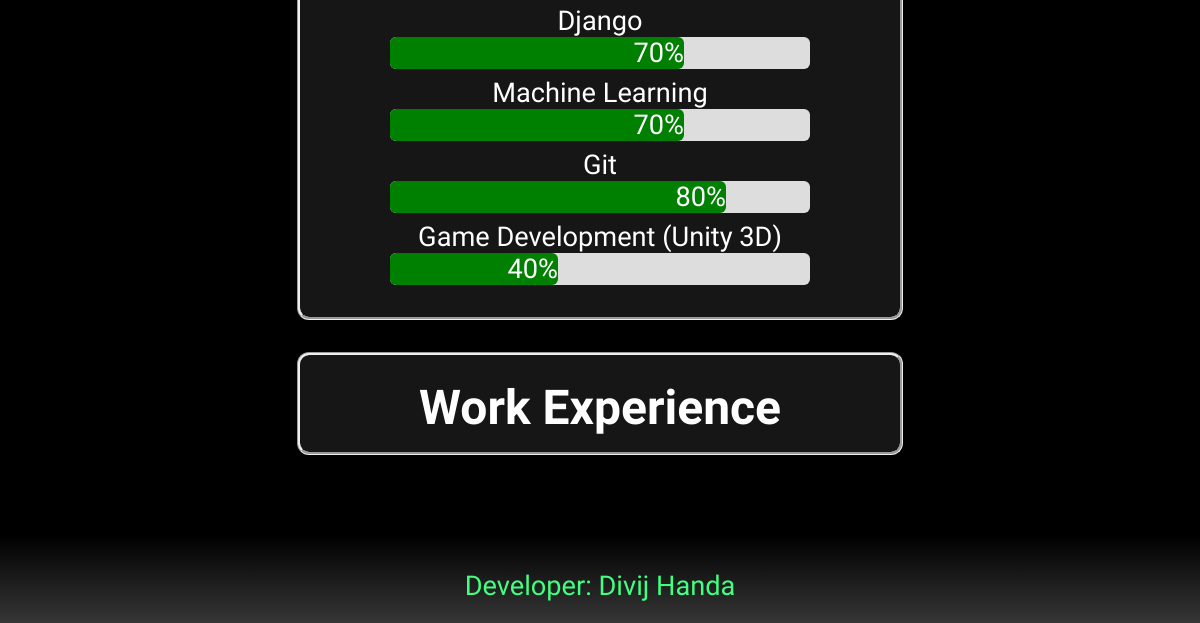
Before: / (lower part) with the older database file.
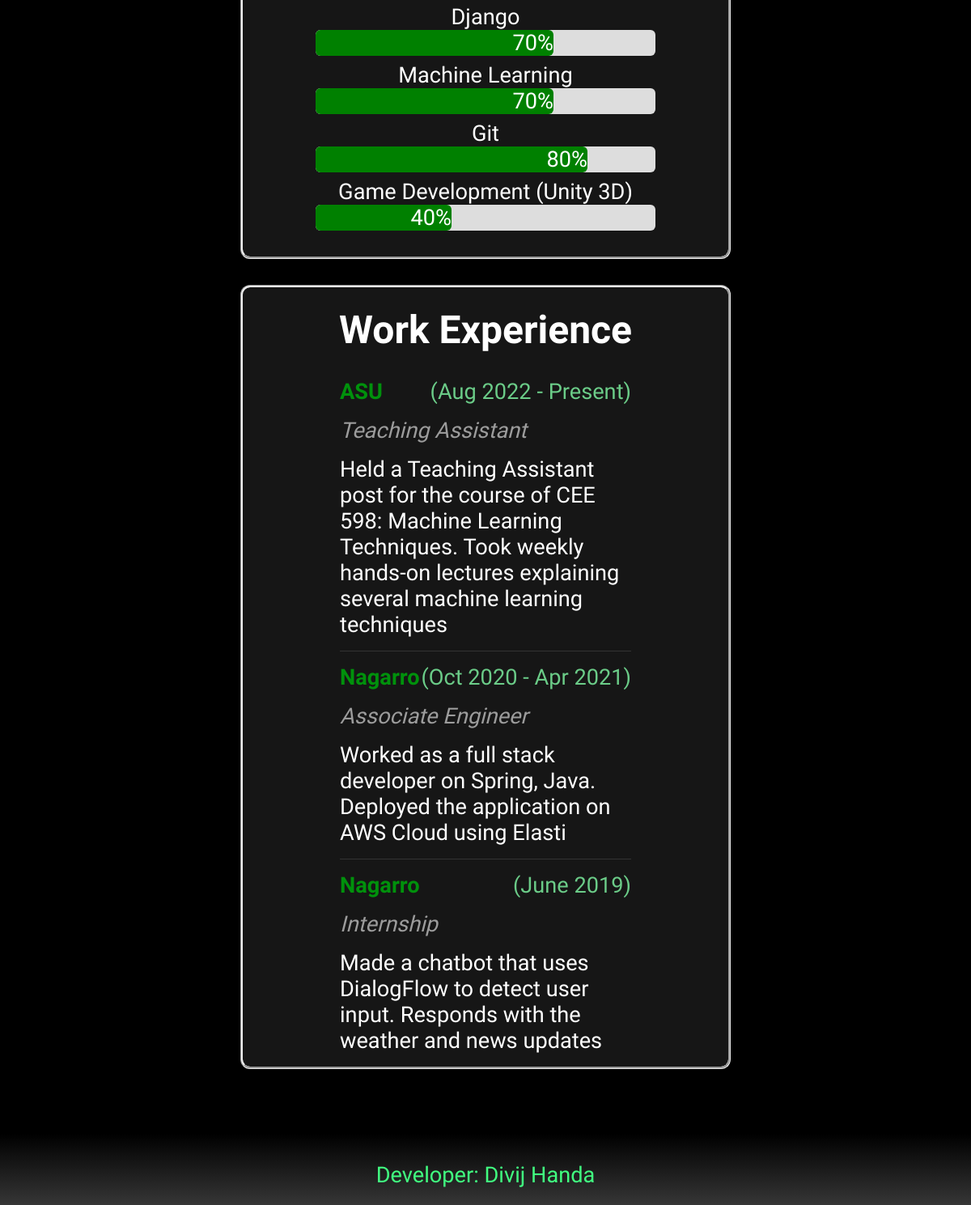
After: the same page with the newer database file.
### portfolio/models.py (models this page shows, shortened)
class Experience(models.Model):
    company_name = models.CharField(max_length=50)
    job_title = models.CharField(max_length=50)
    start_date = models.CharField(max_length=10)
    end_date = models.CharField(max_length=10, null=True, blank=True)
    job_description = models.CharField(max_length=500)

### portfolio/views.py (the view)
# urls.py: path('', views.IndexView.as_view()),
class IndexView(View):
    def get(self, request):
        experiences = models.Experience.objects.all().order_by('-id')
        return render(request, 'portfolio/index.html', {'experiences' : experiences})

### portfolio/templates/portfolio/index.html (shortened to what this page needs)
{% extends 'base.html' %}
{% load static %}
{% block css %}
    <link rel='stylesheet' href='{% static "portfolio/index.css" %}'>
{% endblock %}
{% block content %}
    <br>
    <div class='container'>
        <p>Django</p>
        <div class='total-skill'>
            <div class='one-skill' id='django'>70%</div>
        </div>
        <p>Machine Learning</p>
        <div class='total-skill'>
            <div class='one-skill' id='ml'>70%</div>
        </div>
        <p>Git</p>
        <div class='total-skill'>
            <div class='one-skill' id='git'>80%</div>
        </div>
        <p>Game Development (Unity 3D)</p>
        <div class='total-skill'>
            <div class='one-skill' id='game'>40%</div>
        </div>
        <br>
    </div>
    <div class="container">
        <h2 id='work-title'>Work Experience</h2>
        {% for experience in experiences %}
            <div class='job'>
                <div class='job-head'>
                    <p class='job-name'>{{ experience.company_name }}</p>
                    {% if experience.end_date %}
                        <p class='job-date'>({{ experience.start_date }} - {{ experience.end_date }})</p>
                    {% else %}
                        <p class='job-date'>({{ experience.start_date }})</p>
                    {% endif %}
                </div>
                <p class='job-title'>{{ experience.job_title }}</p>
                <p class='job-desc'>{{ experience.job_description }}</p>
            </div>
        {% endfor %}
    </div>
{% endblock %}

### templates/base.html (shortened to what this page needs)
{% load static %}
<!DOCTYPE html>
<html lang="en">
<head>
    <link rel="stylesheet" href="https://cdnjs.cloudflare.com/ajax/libs/font-awesome/4.7.0/css/font-awesome.min.css">
    <link rel='stylesheet' href='{% static "base.css" %}'>
    {% block css %}{% endblock %}
</head>
<body>
    <div id='container'>
        <br>
        {% block content %}
        {% endblock %}
    </div>
    <footer>
        <p>Developer: Divij Handa</p>
    </footer>
</body>
</html>

### static/base.css (style rules this page uses)
body { margin: 0; font-family: 'Dongle', sans-serif; font-size: 1.7rem; height: 90%; background-color: black; color: white; }
html { height: 100%; }
#container { min-height: 100%; }
footer { background-color: black; background-image: linear-gradient(black, #363636); padding: 0.5rem; height: 10%; }
footer p { text-align: center; color: #41ff80; }

### portfolio/static/portfolio/index.css (style rules this page uses)
.container { display: flex; flex-flow: column; align-items: center; border-style: groove; border-radius: 12px; width: 50%; margin: auto; margin-top: 2rem; margin-bottom: 1rem; transform: translateY(-4rem); background-color: #161616; }
.container h2 { font-size: 3rem; margin: 1.5rem; }
.container p { margin: 0; margin-top: 0.5rem; padding: 0; }
.total-skill { box-sizing: border-box; background-color: #ddd; border: 10px black; width: 70%; border-radius: 6px; }
.one-skill { text-align: right; border-radius: 6px; color: white; background-color: green; }
#django { width: 70%; }
#ml { width: 70%; }
#git { width: 80%; }
#game { width: 40%; }
#work-title { margin-bottom: 1rem; }
.job { width: 60%; border-bottom: 1px solid #333; }
.container :last-of-type { border-bottom: none; }
.job-head { margin-top: 1rem; display: flex; flex-direction: row; flex-wrap: wrap; justify-content: space-between; }
.job p { margin: 0; padding: 0; margin-bottom: 1rem; }
.job-name { font-weight: bold; color: #00910c; }
.job-date { color: #6bcc88; }
.job-title { font-style: italic; color: #9c9c9c; }

Changed rows visible on the page:
added Experience: company_name "ASU", start_date "Aug 2022", end_date "Present", job_title "Teaching Assistant", job_description "Held a Teaching Assistant post for the course of CEE 598: Machine Learning Techniques. Took weekly hands-on lectures explaining several machine learning techniques"
added Experience: company_name "Nagarro", start_date "Oct 2020", end_date "Apr 2021", job_title "Associate Engineer", job_description "Worked as a full stack developer on Spring, Java. Deployed the application on AWS Cloud using Elasti"
added Experience: company_name "Nagarro", start_date "June 2019", job_title "Internship", job_description "Made a chatbot that uses DialogFlow to detect user input. Responds with the weather and news updates"
